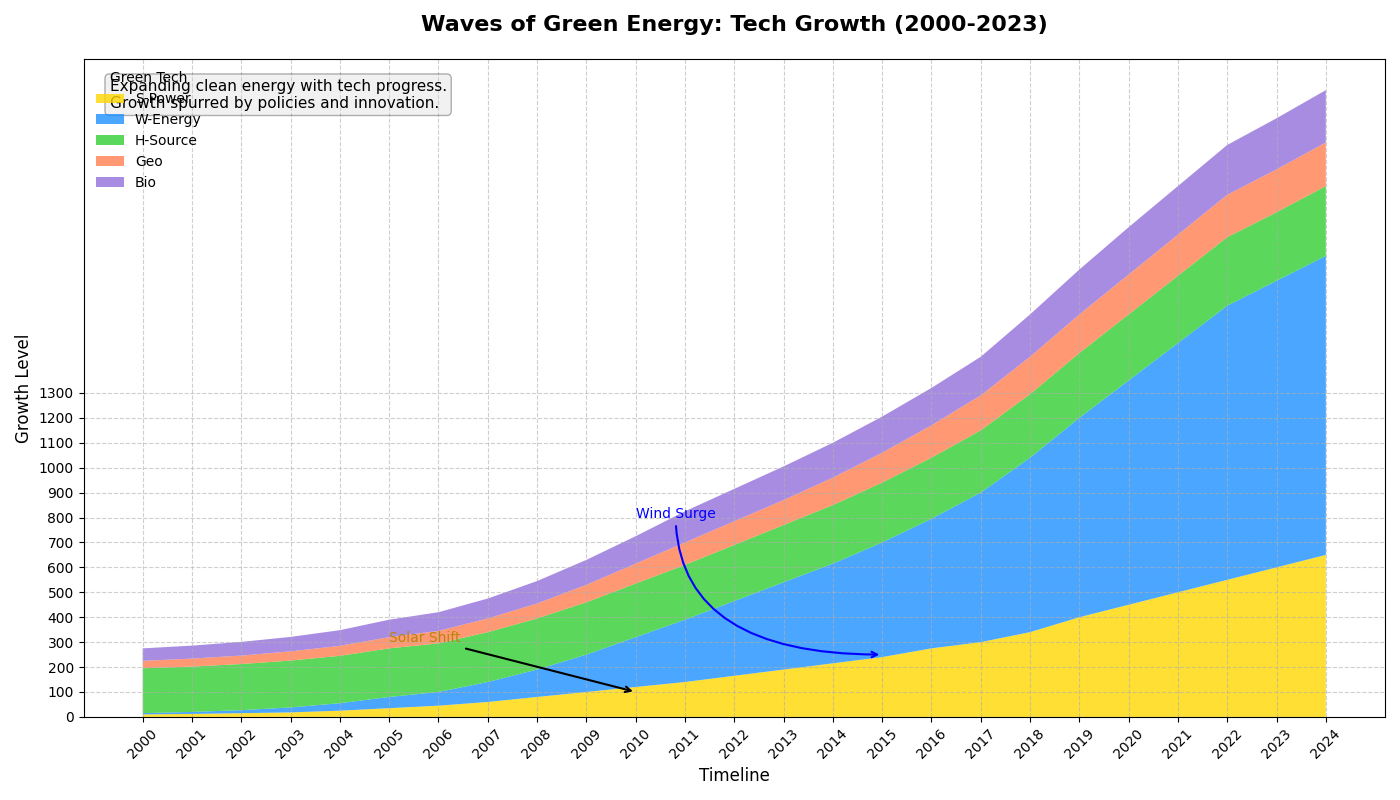

Write Python code to recreate this figure.
import matplotlib.pyplot as plt
import numpy as np

# Define the years for the x-axis (2000 - 2023)
years = np.arange(2000, 2025)

# Data for renewable energy adoption levels
solar_power = np.array([10, 12, 15, 18, 25, 35, 45, 60, 80, 100, 120, 140, 165, 190, 215, 240, 275, 300, 340, 400, 450, 500, 550, 600, 650])
wind_power = np.array([5, 8, 12, 20, 30, 45, 55, 80, 110, 150, 200, 250, 300, 350, 400, 460, 520, 600, 700, 800, 900, 1000, 1100, 1150, 1200])
hydro_power = np.array([180, 182, 185, 188, 190, 195, 195, 200, 205, 210, 215, 220, 225, 230, 235, 240, 245, 250, 255, 260, 265, 270, 275, 275, 280])
geothermal = np.array([30, 32, 34, 37, 40, 45, 50, 55, 60, 70, 80, 90, 95, 100, 110, 120, 130, 140, 150, 155, 160, 165, 170, 172, 175])
bioenergy = np.array([50, 52, 55, 58, 63, 70, 75, 80, 90, 100, 110, 125, 130, 135, 140, 145, 150, 155, 170, 180, 190, 195, 200, 205, 210])

# Stack the data for the area chart
energy_data = np.vstack([solar_power, wind_power, hydro_power, geothermal, bioenergy])

# Create the plot
fig, ax = plt.subplots(figsize=(14, 8))

# Stackplot for Renewable Energy Adoption
ax.stackplot(years, energy_data, labels=['S-Power', 'W-Energy', 'H-Source', 'Geo', 'Bio'],
             colors=['#ffd700', '#1e90ff', '#32cd32', '#ff7f50', '#9370db'], alpha=0.8)

# Add title and labels
ax.set_title('Waves of Green Energy: Tech Growth (2000-2023)', fontsize=16, fontweight='bold', pad=20)
ax.set_xlabel('Timeline', fontsize=12)
ax.set_ylabel('Growth Level', fontsize=12)

# Add legend and grid
ax.legend(loc='upper left', fontsize=10, title='Green Tech', frameon=False)
ax.grid(linestyle='--', alpha=0.6)

# Enhance readability of x-axis labels
plt.xticks(years, rotation=45)
plt.yticks(np.arange(0, 1301, 100))

# Annotate significant milestones
ax.annotate('Solar Shift', xy=(2010, 100), xytext=(2005, 300),
            arrowprops=dict(facecolor='black', arrowstyle='->', lw=1.5), fontsize=10, color='darkgoldenrod')

ax.annotate('Wind Surge', xy=(2015, 250), xytext=(2010, 800),
            arrowprops=dict(arrowstyle='->', connectionstyle='angle3', color='blue', lw=1.5),
            fontsize=10, color='blue')

# Add a brief description or note
description_box = dict(boxstyle='round', facecolor='lightgrey', alpha=0.3)
description = ("Expanding clean energy with tech progress.\n"
               "Growth spurred by policies and innovation.")
ax.text(0.02, 0.97, description, transform=ax.transAxes, fontsize=11,
        verticalalignment='top', bbox=description_box)

# Automatically adjust layout to prevent overlap
plt.tight_layout()

# Show the plot
plt.show()
